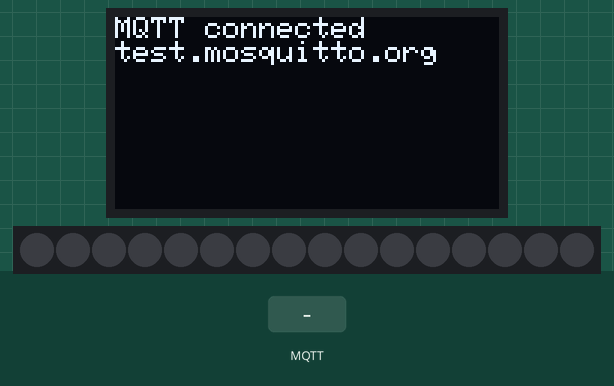
Simulated run of this sketch. Board: ESP32. On the bench: 128×64 one-colour display, 16 RGB LEDs in strip order, left to right. The inputs (shaded band) are chosen by the test bench. Dim RGB values are drawn brighter than linear; WiFi joins after 1.5 s; servers stay silent unless stated; random numbers use the default seed unless the sketch sets one; no MQTT or app messages arrive unless stated; what the sketch prints to the serial monitor is not drawn.

Above: at 2.9 s.
3.0 s: MQTT message "nebula/system/status" arrives on the first subscribed topic
At 4.0 s:
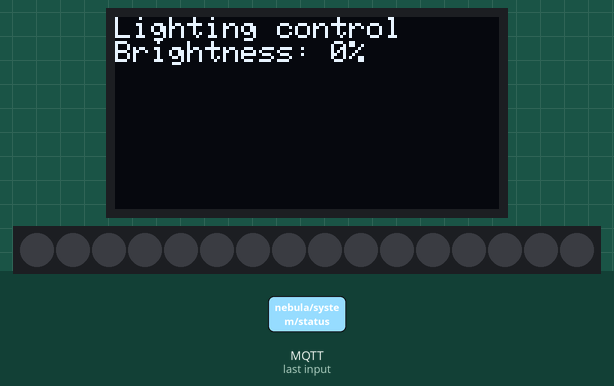
4.5 s: MQTT message "5" arrives on the first subscribed topic
At 5.1 s:
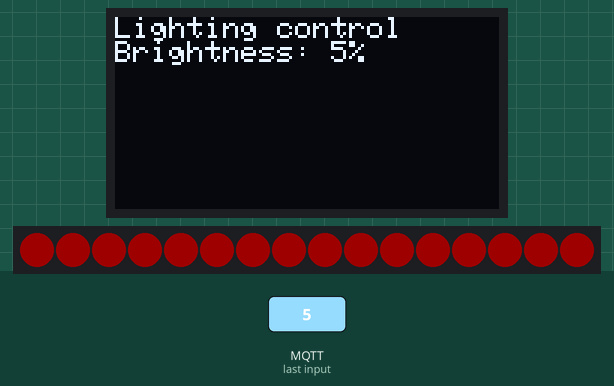
6.0 s: MQTT message "nebula/system/status" arrives on the second subscribed topic
At 7.2 s:
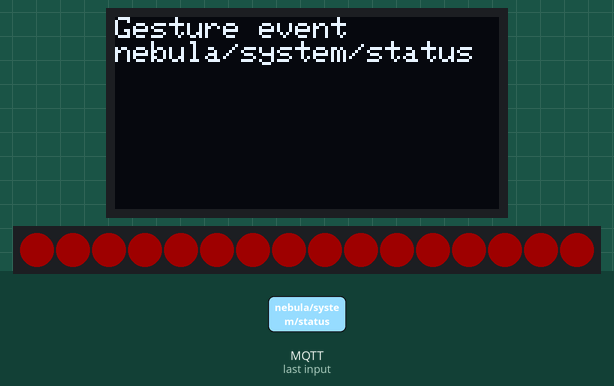
7.5 s: MQTT message "\"" arrives on the second subscribed topic
At 8.5 s:
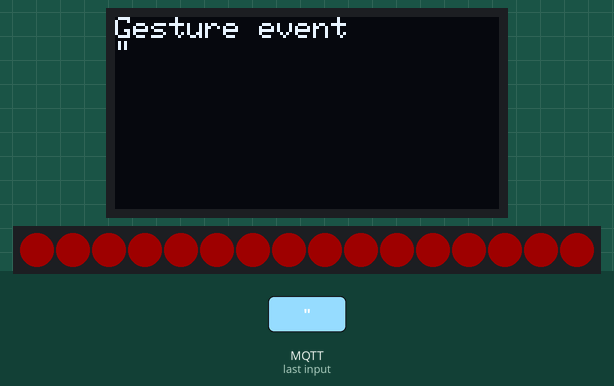
9.0 s: MQTT message "0" arrives on the second subscribed topic
At 9.7 s:
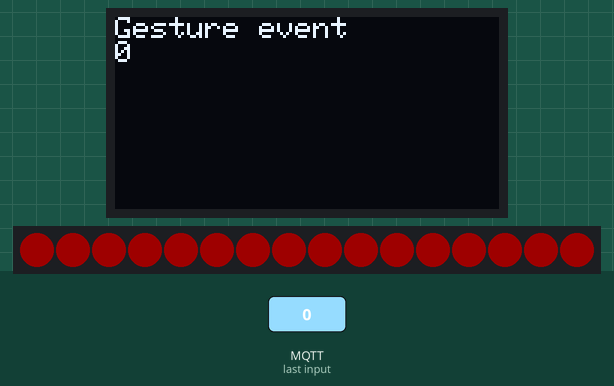
10.5 s: MQTT message "\"" arrives on the first subscribed topic
At 10.8 s:
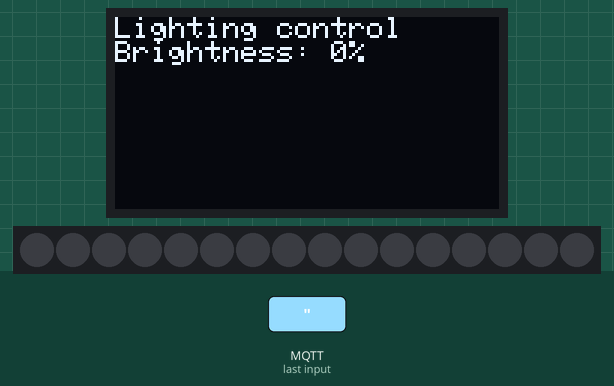
Timing chart, 0 to 13.0 s (numbered marks = the images above; inputs shaded):
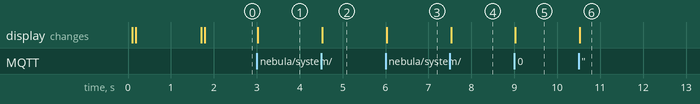

The sketch:

main.ino
```cpp
#include <WiFi.h>
#include <PubSubClient.h>
#include <Adafruit_GFX.h>
#include <Adafruit_SSD1306.h>
#include <Adafruit_NeoPixel.h>

// Load secrets from secrets.h if present. Create a local 'secrets.h' from
// secrets.example.h and do NOT commit it to git.
#if defined(__has_include)
#  if __has_include("secrets.h")
#    include "secrets.h"
#  endif
#endif

#ifndef WIFI_SSID
// -------- CONFIG (edit locally in secrets.h) --------
const char* WIFI_SSID = "YOUR_SSID";
#endif

#ifndef WIFI_PASS
const char* WIFI_PASS = "YOUR_PASSWORD";
#endif

#ifndef MQTT_BROKER
const char* MQTT_BROKER = "test.mosquitto.org"; // or your broker IP
#endif

#ifndef MQTT_PORT
const uint16_t MQTT_PORT = 1883;
#endif

// Hardware pins
#define NEOPIXEL_PIN 15
#define NEOPIXEL_COUNT 16

// OLED config (I2C default)
#define SCREEN_WIDTH 128
#define SCREEN_HEIGHT 64

WiFiClient espClient;
PubSubClient client(espClient);
Adafruit_SSD1306 display(SCREEN_WIDTH, SCREEN_HEIGHT, &Wire);
Adafruit_NeoPixel strip(NEOPIXEL_COUNT, NEOPIXEL_PIN, NEO_GRB + NEO_KHZ800);

int current_brightness = 100;

String extractStringField(const String& payload, const char* key) {
  String pattern = String("\"") + key + "\":";
  int start = payload.indexOf(pattern);
  if (start < 0) return "";
  start += pattern.length();
  while (start < payload.length() && (payload[start] == ' ' || payload[start] == '"')) {
    start++;
  }
  int end = start;
  if (start < payload.length() && payload[start - 1] == '"') {
    while (end < payload.length() && payload[end] != '"') end++;
    return payload.substring(start, end);
  }
  while (end < payload.length() && payload[end] != ',' && payload[end] != '}') end++;
  return payload.substring(start, end);
}

int extractIntField(const String& payload, const char* key, int fallback = -1) {
  String raw = extractStringField(payload, key);
  raw.trim();
  if (!raw.length()) return fallback;
  return raw.toInt();
}

void showGesturePayload(const String& payload) {
  String gesture = extractStringField(payload, "gesture");
  String mode = extractStringField(payload, "mode");
  String source = extractStringField(payload, "decision_source");
  int value = extractIntField(payload, "value", -1);
  int confidence = extractIntField(payload, "confidence", -1);

  if (gesture.length() == 0) gesture = payload;

  String line1 = mode.length() ? mode : "Gesture event";
  String line2 = gesture;
  if (value >= 0) {
    line2 += " ";
    line2 += String(value);
    line2 += "%";
  }
  if (source.length() > 0) {
    line2 += " ";
    line2 += source;
  }
  if (confidence >= 0) {
    line2 += " ";
    line2 += String(confidence);
    line2 += "%";
  }

  drawStatus(line1.c_str(), line2.c_str());
}

void drawStatus(const char* line1, const char* line2 = NULL) {
  display.clearDisplay();
  display.setTextSize(1);
  display.setTextColor(SSD1306_WHITE);
  display.setCursor(0,0);
  display.println(line1);
  if (line2) display.println(line2);
  display.display();
}

void setStripBrightness(int b) {
  current_brightness = constrain(b, 0, 255);
  for (int i=0;i<NEOPIXEL_COUNT;i++) {
    uint32_t c = strip.Color((current_brightness*255)/100, 0, 0); // red ramp
    strip.setPixelColor(i, c);
  }
  strip.show();
}

void callback(char* topic, byte* payload, unsigned int length) {
  String msg;
  for (unsigned int i = 0; i < length; i++) msg += (char)payload[i];

  if (String(topic) == "nebula/lighting/control") {
    int v = extractIntField(msg, "value", msg.toInt());
    if (v < 0) {
      drawStatus("Lighting control", "invalid payload");
      return;
    }
    v = constrain(v, 0, 100);
    int scaled = map(v, 0, 100, 0, 255);
    setStripBrightness(scaled);
    char buf[32];
    sprintf(buf, "Brightness: %d%%", v);
    drawStatus("Lighting control", buf);
  } else if (String(topic) == "nebula/gestures/events") {
    showGesturePayload(msg);
  } else if (String(topic) == "nebula/system/status") {
    showGesturePayload(msg);
  }
}

void reconnect() {
  while (!client.connected()) {
    Serial.print("Attempting MQTT connection...");
    String clientId = "ESP32-Nebula-" + String(random(0xffff), HEX);
    if (client.connect(clientId.c_str())) {
      Serial.println("connected");
      client.subscribe("nebula/lighting/control");
      client.subscribe("nebula/gestures/events");
      drawStatus("MQTT connected", MQTT_BROKER);
    } else {
      Serial.print("failed, rc=");
      Serial.print(client.state());
      Serial.println(" try again in 5 seconds");
      delay(5000);
    }
  }
}

void setup() {
  Serial.begin(115200);
  delay(100);

  // Init display
  if(!display.begin(SSD1306_SWITCHCAPVCC, 0x3C)) {
    Serial.println(F("SSD1306 allocation failed"));
    for(;;);
  }
  display.clearDisplay();
  display.display();

  // Init neopixel
  strip.begin();
  strip.show();

  // Connect WiFi
  WiFi.begin(WIFI_SSID, WIFI_PASS);
  drawStatus("Connecting to WiFi...");
  while (WiFi.status() != WL_CONNECTED) {
    delay(500);
    Serial.print(".");
  }
  Serial.println("WiFi connected");
  drawStatus("WiFi connected", WiFi.localIP().toString().c_str());

  client.setServer(MQTT_BROKER, MQTT_PORT);
  client.setCallback(callback);
}

void loop() {
  if (!client.connected()) reconnect();
  client.loop();
}
```

secrets.example.h
```cpp
// Copy this file to 'secrets.h' and fill in your credentials.
// DO NOT commit 'secrets.h' to version control.

#ifndef SECRETS_H
#define SECRETS_H

// WiFi
const char* WIFI_SSID = "REPLACE_WITH_SSID";
const char* WIFI_PASS = "REPLACE_WITH_PASSWORD";

// MQTT
const char* MQTT_BROKER = "192.168.1.100"; // or broker hostname
const uint16_t MQTT_PORT = 1883;

#endif // SECRETS_H
```

Measured:
- after the input at 3.0 s, the display: changes at once (image 1)
- after the input at 4.5 s, the display: changes at once (image 2)
- after the input at 6.0 s, the display: changes at once (image 3)
- after the input at 7.5 s, the display: changes at once (image 4)
- after the input at 9.0 s, the display: changes at once (image 5)
- after the input at 10.5 s, the display: changes at once (image 6)
